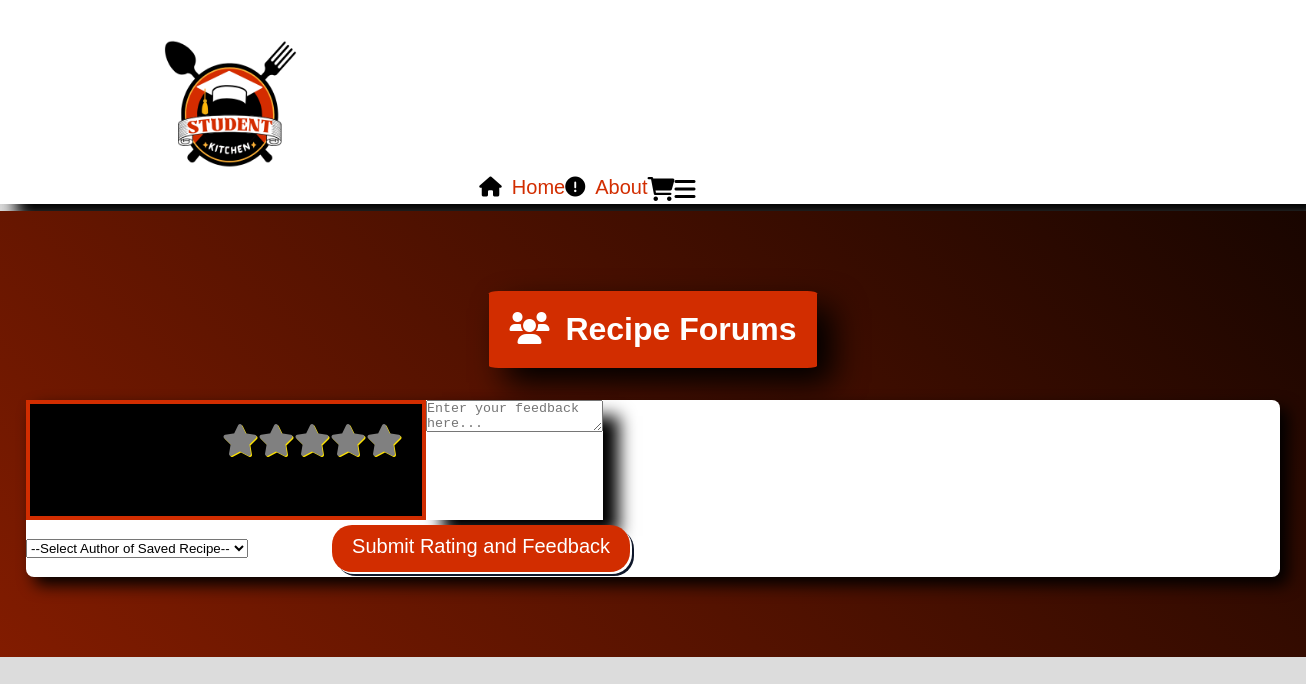
The page /forums/Patsy Winfield on the database as committed earlier.
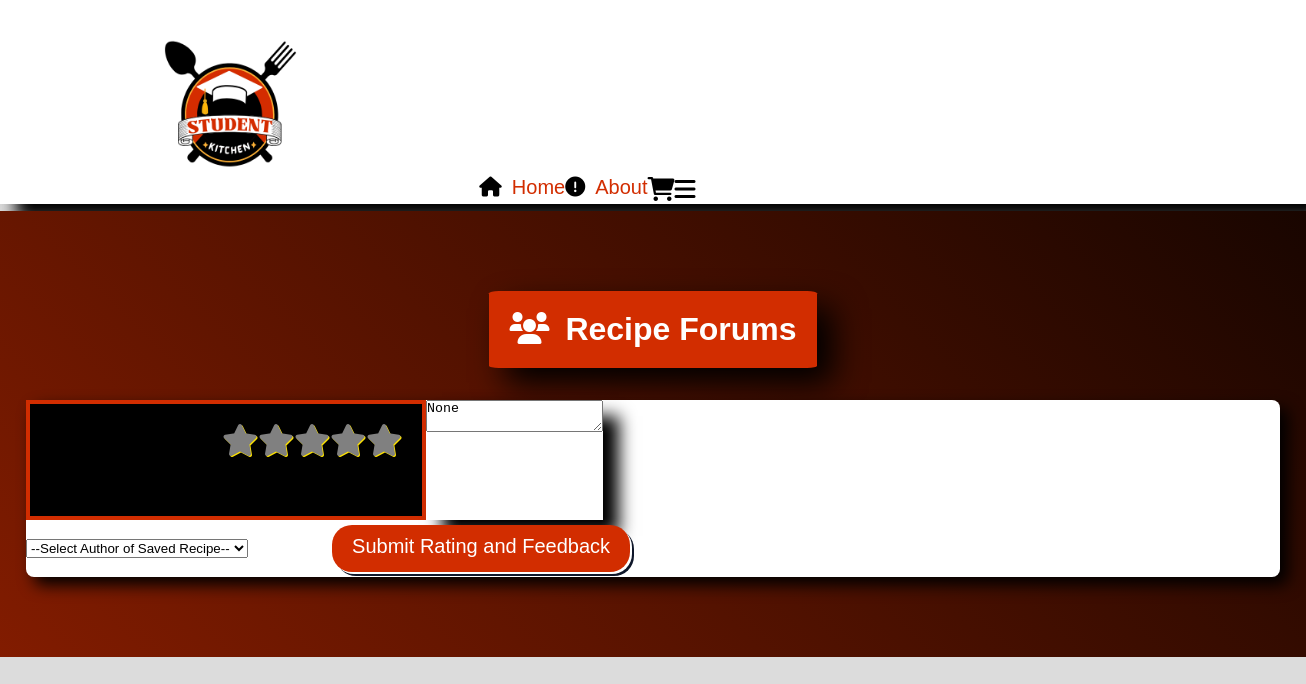
The same page on the database as committed later.
### app/models.py (models this page shows, shortened)
class SavedRecipe(models.Model):
    recipe_author = models.CharField(max_length=75)
    recipe_name = models.CharField(max_length=75)
    recipe_type = models.CharField(max_length=15, blank= True, null=True)
    ingredients_needed = models.CharField(max_length=600)
    recipe_instructions = models.CharField(max_length=1200)
    prep_time_in_minutes = models.IntegerField(null=True, blank=True)
    prep_time_in_hours = models.IntegerField(null=True, blank=True)
    cooking_temp = models.IntegerField(null=True, blank=True)
    servings = models.IntegerField(null=True, blank= True)
    rating = models.IntegerField(
        validators=[MinValueValidator(1), MaxValueValidator(5)],
        null=True,
        blank=True
    )
    feedback = models.CharField(max_length=3000, null=True, blank=True)

### app/views.py (the view, shortened to what this page needs)
# urls.py: path('forums/<str:recipe_author>', views.forums, name='forums'),
def forums(request, recipe_author):
    selected_author = request.GET.get('recipe_author', '')
    recipe_authors = SavedRecipe.objects.values_list('recipe_author', flat=True).distinct()
    recipe = None
    recipe = SavedRecipe.objects.filter(recipe_author=recipe_author).first()
    return render(request, 'forums.html', {
        'recipe_authors': recipe_authors,
        'selected_author': selected_author,
        'recipe': recipe,
    })

### app/templates/forums.html (shortened to what this page needs)
{% extends "base.html" %}
{% block content %}
<div class="background-anim">
    <h2 class="saved-recipe-header">
        <i class="fa-solid fa-users icon-styling"></i>
        Recipe Forums
    </h2>
    <form method="POST" class="form-background">
        <div class="expand">
            <div class="rating-css">
                <div class="star-icon">
                    <label for="rating1" class="fa fa-star"></label>
                    <label for="rating2" class="fa fa-star"></label>
                    <label for="rating3" class="fa fa-star"></label>
                    <label for="rating4" class="fa fa-star"></label>
                    <label for="rating5" class="fa fa-star"></label>
                </div>
            </div>
            <div class="custom-div">
                <textarea class="custom-text-area" name="feedback" placeholder="Enter your feedback here...">{{ recipe.feedback }}</textarea>
            </div>
        </div>
        <select name="recipe_author" id="recipe_author">
            <option value="">--Select Author of Saved Recipe--</option>
        </select>
        <button type="submit" class="form-buttons form-buttons-filter">
            Submit Rating and Feedback
        </button>
    </form>
</div>
{% endblock %}

Rows that differ between the two databases and show on the page:
added SavedRecipe: feedback "None"
